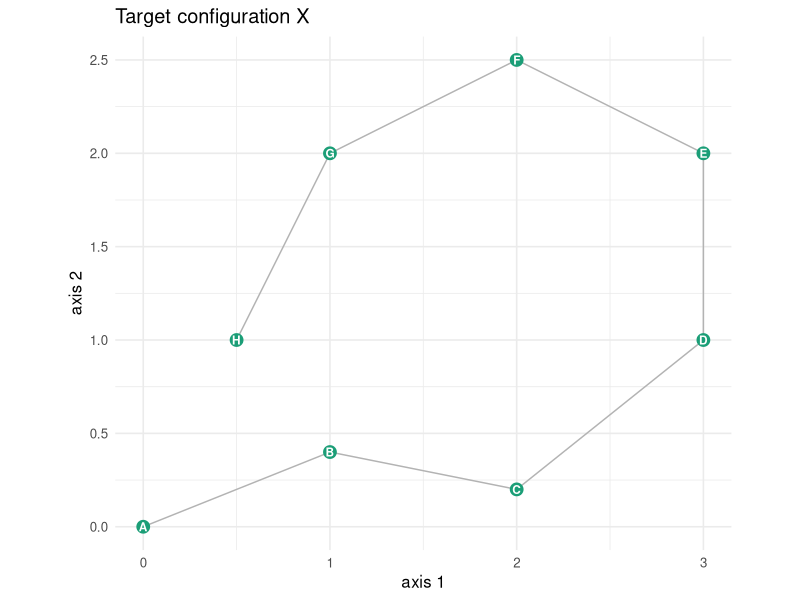

Write the R code that produced this figure. (Note: this script raises an error after producing the figure.)
## ---- chunk 1
knitr::opts_chunk$set(
  echo = TRUE, message = FALSE, warning = FALSE,
  fig.align = "center", dpi = 110, dev = "png"
)
library(vegan)      # procrustes(), protest(), mantel(), vegdist()
library(ggplot2)
library(ggrepel)
library(patchwork)  # combine ggplots
library(reshape2)   # melt() for heatmaps

set.seed(42)        # full reproducibility

theme_set(theme_minimal(base_size = 12))
pal_grp <- c("#1B9E77", "#D95F02", "#7570B3")   # 3 groups
## ---- chunk 2
# 8 labelled objects placed at known positions = the "target" configuration X
X <- data.frame(
  id = LETTERS[1:8],
  x  = c(0, 1, 2, 3, 3, 2, 1, 0.5),
  y  = c(0, 0.4, 0.2, 1, 2, 2.5, 2, 1)
)

ggplot(X, aes(x, y, label = id)) +
  geom_path(color = "grey70") +
  geom_point(size = 4, color = "#1B9E77") +
  geom_text(color = "white", fontface = "bold", size = 3) +
  coord_equal() +
  labs(title = "Target configuration X", x = "axis 1", y = "axis 2")
## ---- chunk 3
# protest() reports the Procrustes correlation r and a permutation p-value
pt_geo <- protest(X[, c("x", "y")], Y[, c("x", "y")], permutations = 999)
pt_geo
cat(sprintf("\nProcrustes correlation r = %.4f  (1 = perfect overlay)\n", pt_geo$t0))
## ---- chunk 4
n_samp  <- 12
n_feat  <- 60
samp_ids <- sprintf("S%02d", 1:n_samp)
group    <- factor(rep(c("GroupA", "GroupB", "GroupC"), each = 4))

# Hidden 2-D structure: 3 group centroids + within-group jitter.
centroids <- rbind(c(-2, 0), c(2, 1), c(0, -2))
latent <- centroids[as.integer(group), ] +
          matrix(rnorm(n_samp * 2, 0, 0.45), ncol = 2)
rownames(latent) <- samp_ids

# Random feature 'loadings' map the 2-D structure onto 60 features.
loadings <- matrix(rnorm(2 * n_feat), nrow = 2)

# Generate a feature x sample matrix for one condition.
make_dataset <- function(latent, loadings, noise = 0.6, base = 6) {
  lin <- latent %*% loadings                      # samples x features
  lin <- t(lin)                                   # features x samples
  lin <- lin + rnorm(length(lin), 0, noise)       # condition-specific noise
  vals <- exp(base + scale(lin))                  # strictly positive values
  rownames(vals) <- sprintf("feat%02d", 1:nrow(vals))
  colnames(vals) <- colnames(lin)
  vals
}

data1 <- make_dataset(latent, loadings, noise = 0.6)
data2 <- make_dataset(latent, loadings, noise = 0.6)   # same structure, new noise
colnames(data1) <- colnames(data2) <- samp_ids

# Optional preprocessing. For strictly positive / compositional data a centred
# log-ratio (CLR) transform is common; for general data you might use scaling or
# none. Here we centre each sample on the log scale.
prep <- function(mat) {
  mat[mat == 0] <- min(mat[mat > 0]) / 2
  log_mat <- log(mat)
  sweep(log_mat, 2, colMeans(log_mat), "-")       # subtract per-sample mean
}
m1 <- prep(data1)
m2 <- prep(data2)

meta <- data.frame(Sample = samp_ids, Group = group)
knitr::kable(head(t(round(data1[1:5, ], 1))),
             caption = "Peek at Dataset 1 values (first 5 features, all 12 samples).")
## ---- chunk 5
summary_tab <- data.frame(
  Comparison   = c("Dataset 1 vs 2 (real)", "Dataset 1 vs 2 (scrambled)"),
  Procrustes_r = round(c(pro$t0,        pro_bad$t0), 3),
  Procrustes_p = c(pro$signif,          pro_bad$signif),
  Mantel_r     = round(c(man$statistic, man_bad$statistic), 3),
  Mantel_p     = c(man$signif,          man_bad$signif)
)
knitr::kable(summary_tab,
  caption = "Both tests agree: the real pairing is strongly significant, the scrambled control is not.")
## ---- chunk 6
sessionInfo()
